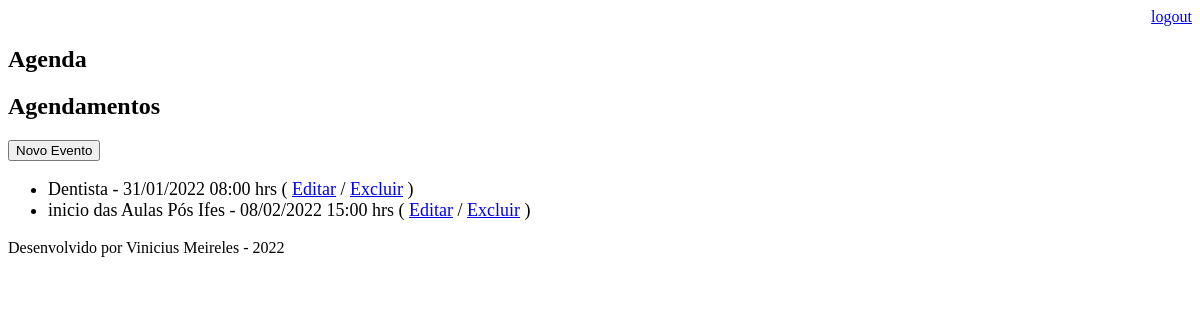
/agenda/ (signed in), run on an earlier commit of the app's database.
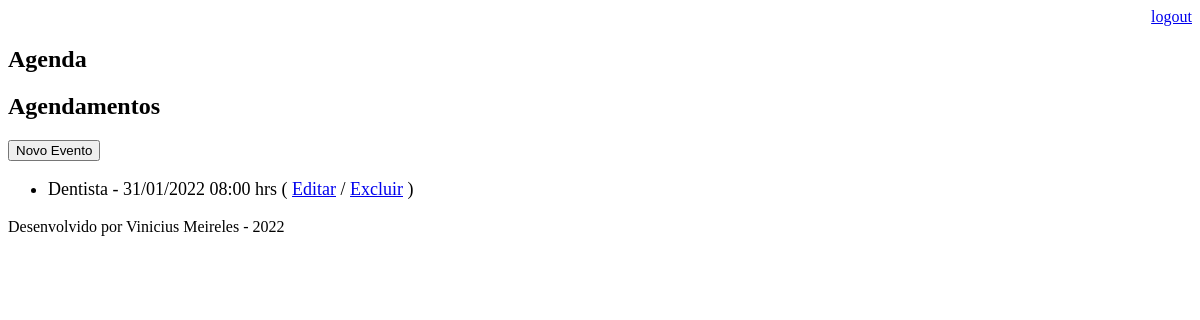
And on a later commit of the database.
### core/models.py (models this page shows, shortened)
class Evento(models.Model):
    titulo = models.CharField(max_length=100)
    descricao = models.TextField(blank=True, null=True)
    data_evento = models.DateTimeField(verbose_name='Data do Evento')
    data_criacao = models.DateTimeField(auto_now=True) #insere a hora atual no campo
    usuario = models.ForeignKey(User, on_delete=models.CASCADE) #usuario com atributo de chave estrangeira
    class Meta:
        db_table = 'evento' #table passara a ser chamar 'evento'
    def get_data_evento(self):
        return self.data_evento.strftime('%d/%m/%Y %H:%M hrs')    #formatar a data e hora evento para o padrao brasileiro (D/M/Y h:m)
    def get_evento_atrasado(self):
        if self.data_evento < datetime.now():
            return True
        else:
            return False

### core/views.py (the view)
# urls.py: path('agenda/', views.lista_eventos),
@login_required(login_url = '/login/')
def lista_eventos(request):
   usuario = request.user
   data_atual = datetime.now() - timedelta(hours=1)
   evento = Evento.objects.filter(usuario=usuario,
                                 data_evento__gt=data_atual)
   dados = {'eventos': evento}
   return render(request, 'agenda.html', dados)    #redirecionar para a pagina agenda.html

### templates/agenda.html (shortened to what this page needs)
{% extends "model-page.html" %}
{% block content %}
    <h2>Agendamentos</h2>
    <a href="evento/"><button>Novo Evento</button></a>
    <ul style="font-size: 18px">
        {% for evento in eventos %}
            <li>
                <div style:>
                    {{ evento.titulo }} - {{ evento.get_data_evento }}
                    ( <a href="evento/?id={{ evento.id }}">Editar</a>
                    / <a href="evento/delete/{{ evento.id }}">Excluir</a> )
                </div>
            </li>
            {% endfor %}
    </ul>
{% endblock %}

What changed in the data, as far as the page shows it:
removed Evento: titulo "inicio das Aulas Pós Ifes", get_data_evento "08/02/2022 15:00 hrs"
